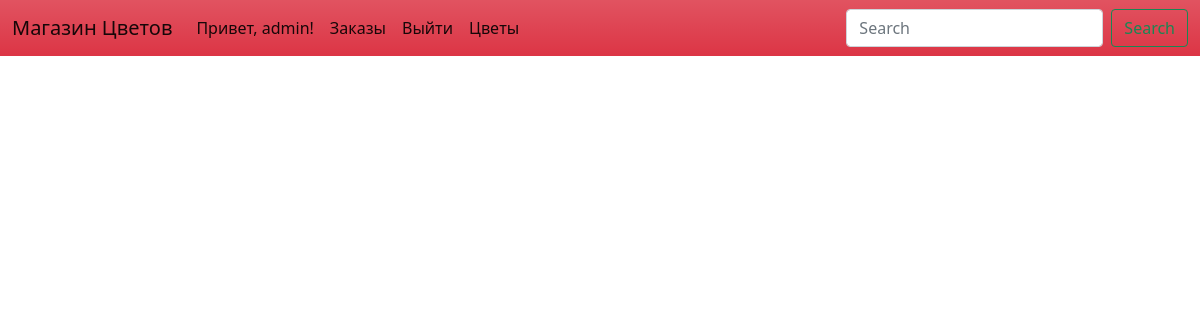
The app's page /orders/ (signed in), older data.
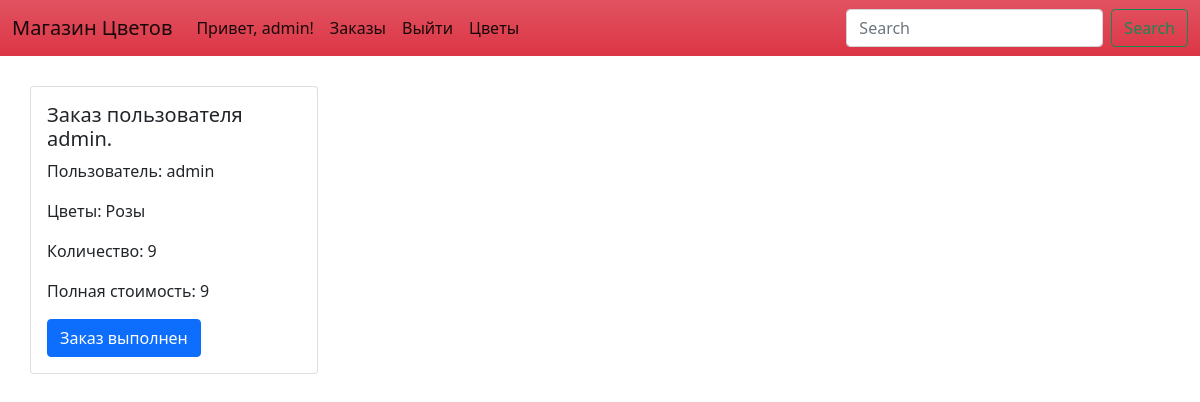
The same page, newer data.
### store/models.py (models this page shows, shortened)
class Order(models.Model):
    is_cleaned = False
    customer = models.ForeignKey(User, related_name='orders', on_delete=models.CASCADE)
    flower = models.ForeignKey(Flower, related_name='orders', on_delete=models.CASCADE)
    quantity = models.IntegerField(default=1)
    def __str__(self):
        return f"Заказ пользователя {self.customer.username}."

class Flower(models.Model):
    name = models.CharField(max_length=30, null=False, blank=False)
    price = models.IntegerField(null=False, blank=False)
    quantity = models.IntegerField(null=False, blank=False)

### store/views.py (the view)
# urls.py: path('orders/', views.AdminOrderView.as_view(), name="order_list"),
class AdminOrderView(UserPassesTestMixin, ListView):
    model = Order
    template_name = "order_list.html"
    def test_func(self):
        return self.request.user.is_staff

### templates/order_list.html (shortened to what this page needs)
{% extends 'base.html' %}
{% block content%}
    {% for object in object_list %}
    <div class="card" style="width: 18rem; margin: 30px; display:inline-block;">
        <div class="card-body">
          <h5 class="card-title">{{object}}</h5>
          <p class="card-text">Пользователь: {{object.customer}}</p>
          <p class="card-text">Цветы: {{object.flower.name}}</p>
          <p class="card-text">Количество: {{object.quantity}}</p>
          <p class="card-text">Полная стоимость: {{object.quantity}}</p>
          <form method="POST">
            <a href="{% url 'process_order' object.id %}" class="btn btn-primary" type="submit">Заказ выполнен</a>
          </form>
        </div>
      </div>
    {% endfor %}
{%endblock%}

Row changes from the older to the newer data that the page shows:
added Order: customer.username "Заказ пользователя admin.", customer "admin", flower.name "Розы", quantity "9"
